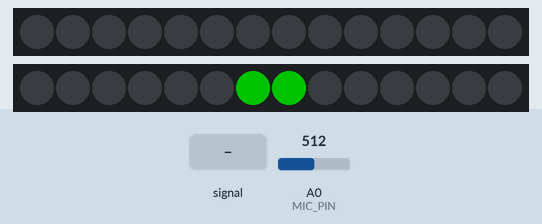
This sketch was run on a simulated Arduino Uno, built with avr-gcc and run on an emulated ATmega328P. Shown: 2 × 14 RGB LEDs in strip order, left to right. The test bench sets the inputs (shaded band); at power-on: A0 (MIC_PIN) = 512. Dim RGB values are drawn brighter than linear.

Above: at 1.2 s.
1.3 s: A0 (MIC_PIN) fed a 200 Hz sine of ±460 counts around its level
At 2.2 s:
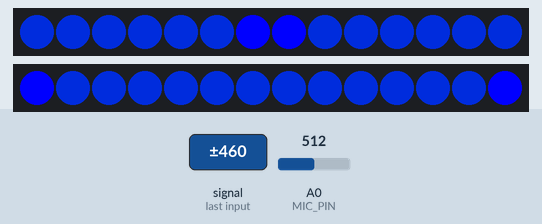
3.4 s: A0 (MIC_PIN) set to 716
At 4.2 s:
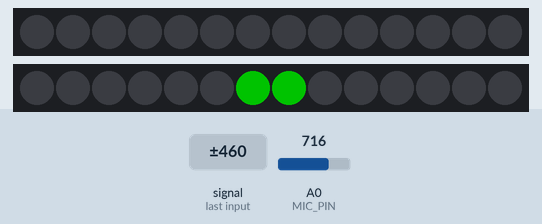
5.1 s: A0 (MIC_PIN) fed a 50 Hz sine of ±306 counts around its level
At 5.26 s:
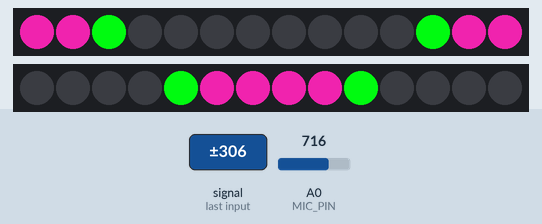
8.1 s: A0 (MIC_PIN) fed a 200 Hz sine of ±81 counts around its level
At 9.9 s:
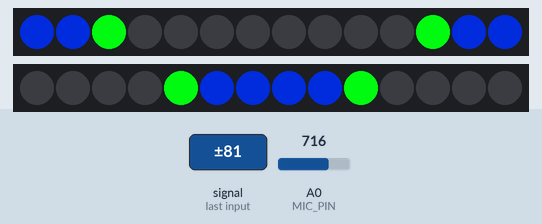
10.9 s: A0 (MIC_PIN) fed a 200 Hz sine of ±255 counts around its level
At 11.7 s:
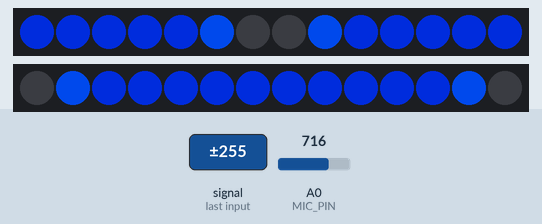
13.3 s: A0 (MIC_PIN) set to 900
At 61.2 s:
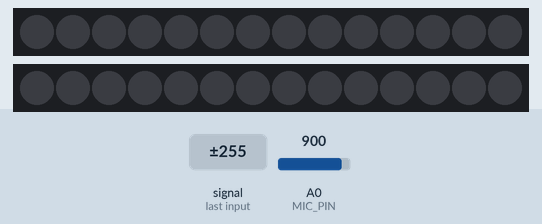
Timing chart, 0 to 61.5 s (numbered marks = the images above; inputs shaded):
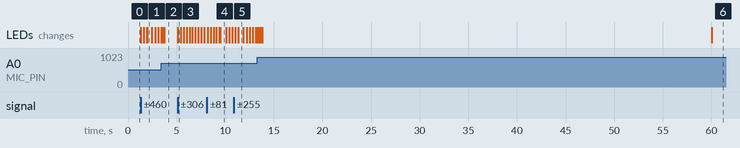

The sketch:

Equa.ino
```cpp
// (licence header left out)
#include <Adafruit_NeoPixel.h>
#include <math.h>

#define N_PIXELS  14 // Number of pixels in strand
#define MIC_PIN   A0  // Microphone is attached to this analog pin
#define LED_PIN1    6  // NeoPixel LED strand is connected to this pin
#define LED_PIN2    9
#define SAMPLE_WINDOW   5  // Sample window for average level
#define MODE_WINDOWS 60000
#define PEAK_HANG 25 //Time of pause before peak dot falls
#define PEAK_FALL 7 //Rate of falling peak dot
#define INPUT_FLOOR 20 //Lower range of analogRead input
#define INPUT_CEILING 800 //Max range of analogRead input, the lower the value the more sensitive (1023 = max)


byte peak = 14;      // Peak level of column; used for falling dots
unsigned int sample;
unsigned int col;
unsigned mode;
unsigned long startMode;
int j =1;
unsigned int jrainbow=1;

byte dotCount = 0;  //Frame counter for peak dot
byte dotHangCount = 0; //Frame counter for holding peak dot

Adafruit_NeoPixel strip1 = Adafruit_NeoPixel(N_PIXELS, LED_PIN1, NEO_GRB + NEO_KHZ800);
Adafruit_NeoPixel strip2 = Adafruit_NeoPixel(N_PIXELS, LED_PIN2, NEO_GRB + NEO_KHZ800);

void setup()
{
  // This is only needed on 5V Arduinos (Uno, Leonardo, etc.).
  // Connect 3.3V to mic AND TO AREF ON ARDUINO and enable this
  // line.  Audio samples are 'cleaner' at 3.3V.
  // COMMENT OUT THIS LINE FOR 3.3V ARDUINOS (FLORA, ETC.):
  //  analogReference(EXTERNAL);
  col=0;
  mode = 0;
  startMode=millis();
  // Serial.begin(9600);
  strip1.begin();
  strip2.begin();
  strip1.show(); // Initialize all pixels to 'off'
  strip2.show();
}

void loop()
{
  unsigned long startMillis= millis();  // Start of sample window


  float peakToPeak = 0;   // peak-to-peak level

  unsigned int signalMax = 0;
  unsigned int signalMin = 1023;
  unsigned int c, y;


 if(millis()-startMode>MODE_WINDOWS)
 {
   mode++;
   if (mode>=3)
     mode =0;
    startMode=millis();
   }


  // collect data for length of sample window (in mS)
  while (millis() - startMillis < SAMPLE_WINDOW)
  {
    sample = analogRead(MIC_PIN);
    if (sample < 1024)  // toss out spurious readings
    {
      if (sample > signalMax)
      {
        signalMax = sample;  // save just the max levels
      }
      else if (sample < signalMin)
      {
        signalMin = sample;  // save just the min levels
      }
    }
  }
  peakToPeak = signalMax - signalMin;  // max - min = peak-peak amplitude

  // Serial.println(peakToPeak);


  //Fill the strip with rainbow gradient
  for (int i=0;i<=(strip1.numPixels()/2)-1;i++){
    setPixelColorSym(i,Wheel(col),30,150);
  }
  col++;
  if(col>255){col=0;}
  //Scale the input logarithmically instead of linearly
  c = fscale(INPUT_FLOOR, INPUT_CEILING, strip1.numPixels()/2, 0, peakToPeak, 2);


  if(c < peak) {
    peak = c;        // Keep dot on top
    dotHangCount = 0;    // make the dot hang before falling
  }

  /*if (jrainbow>10||jrainbow<=0){j=-j;}
  jrainbow=jrainbow+j;*/
  if (c <= strip1.numPixels()/2) { // Fill partial column with off pixels
   drawLine(strip1.numPixels()/2, (strip1.numPixels()/2)-c,0,0,0);//Wheel(jrainbow));
  }


  // Set the peak dot to match the rainbow gradient
  y = (strip1.numPixels()/2) - peak;

  setPixelColorSym(y - 1, Wheel(map(y, 0, (strip1.numPixels() / 2) - 1, 30, 150)));

  strip1.show();
  strip2.show();

  // Frame based peak dot animation
  if(dotHangCount > PEAK_HANG) { //Peak pause length
    if(++dotCount >= PEAK_FALL) { //Fall rate
      peak++;
      dotCount = 0;
    }
  }
  else {
    dotHangCount++;
  }
}

//Used to draw a line between two points of a given color
void drawLine(uint8_t from, uint8_t to, uint32_t c1,uint32_t c2,uint32_t c3) {
  uint8_t fromTemp;
  if (from > to) {
    fromTemp = from;
    from = to;
    to = fromTemp;
  }
  for(int i=from; i<=to; i++){
    setPixelColorSym(i, c1,c2,c3);
  }
}

void drawLine(uint8_t from, uint8_t to, uint32_t c) {
  uint8_t fromTemp;
  if (from > to) {
    fromTemp = from;
    from = to;
    to = fromTemp;
  }
  for(int i=from; i<=to; i++){
    setPixelColorSym(i, c);
  }
}


float fscale( float originalMin, float originalMax, float newBegin, float
newEnd, float inputValue, float curve){

  float OriginalRange = 0;
  float NewRange = 0;
  float zeroRefCurVal = 0;
  float normalizedCurVal = 0;
  float rangedValue = 0;
  boolean invFlag = 0;


  // condition curve parameter
  // limit range

  if (curve > 10) curve = 10;
  if (curve < -10) curve = -10;

  curve = (curve * -.1) ; // - invert and scale - this seems more intuitive - postive numbers give more weight to high end on output
  curve = pow(10, curve); // convert linear scale into lograthimic exponent for other pow function

  /*
   Serial.println(curve * 100, DEC);   // multply by 100 to preserve resolution
   Serial.println();
   */

  // Check for out of range inputValues
  if (inputValue < originalMin) {
    inputValue = originalMin;
  }
  if (inputValue > originalMax) {
    inputValue = originalMax;
  }

  // Zero Refference the values
  OriginalRange = originalMax - originalMin;

  if (newEnd > newBegin){
    NewRange = newEnd - newBegin;
  }
  else
  {
    NewRange = newBegin - newEnd;
    invFlag = 1;
  }

  zeroRefCurVal = inputValue - originalMin;
  normalizedCurVal  =  zeroRefCurVal / OriginalRange;   // normalize to 0 - 1 float

  // Check for originalMin > originalMax  - the math for all other cases i.e. negative numbers seems to work out fine
  if (originalMin > originalMax ) {
    return 0;
  }

  if (invFlag == 0){
    rangedValue =  (pow(normalizedCurVal, curve) * NewRange) + newBegin;

  }
  else     // invert the ranges
  {
    rangedValue =  newBegin - (pow(normalizedCurVal, curve) * NewRange);
  }

  return rangedValue;
}

//Div the strip symetric


void setPixelColorSym(int i,unsigned int c)
{
	if (mode == 0){
		strip1.setPixelColor(i, c);
		strip2.setPixelColor((strip1.numPixels() / 2) - 1 - i, c);
		strip1.setPixelColor((strip1.numPixels() - i - 1), c);
		strip2.setPixelColor((strip1.numPixels() / 2) + i, c);
	}
	else if (mode == 1)
	{
		strip1.setPixelColor(i, c);
		strip2.setPixelColor(i, c);
		strip1.setPixelColor((strip1.numPixels() - i - 1), c);
		strip2.setPixelColor((strip1.numPixels() - i - 1), c);
	}
	else if (mode == 2)
	{
		strip1.setPixelColor((strip1.numPixels() / 2) - 1 - i, c);
		strip2.setPixelColor((strip1.numPixels() / 2) - 1 - i, c);
		strip1.setPixelColor((strip1.numPixels() / 2) + i, c);
		strip2.setPixelColor((strip1.numPixels() / 2) + i, c);
	}
}
void setPixelColorSym(int i,unsigned int c1,unsigned int c2,unsigned int c3)
{
	if (mode == 0)
	{
		strip1.setPixelColor(i, c1, c2, c3);
		strip2.setPixelColor((strip1.numPixels() / 2) - 1 - i, c1, c2, c3);
		strip1.setPixelColor((strip1.numPixels() - i - 1), c1, c2, c3);
		strip2.setPixelColor((strip1.numPixels() / 2) + i, c1, c2, c3);
	}
	else if (mode == 1)
	{
		strip1.setPixelColor(i, c1, c2, c3);
		strip2.setPixelColor(i, c1, c2, c3);
		strip1.setPixelColor((strip1.numPixels() - i - 1), c1, c2, c3);
		strip2.setPixelColor((strip1.numPixels() - i - 1), c1, c2, c3);
	}
	else if (mode == 2)
	{
		strip1.setPixelColor((strip1.numPixels() / 2) - 1 - i, c1, c2, c3);
		strip2.setPixelColor((strip1.numPixels() / 2) - 1 - i, c1, c2, c3);
		strip1.setPixelColor((strip1.numPixels() / 2) + i, c1, c2, c3);
		strip2.setPixelColor((strip1.numPixels() / 2) + i, c1, c2, c3);
	}
}


// Input a value 0 to 255 to get a color value.
// The colours are a transition r - g - b - back to r.
uint32_t Wheel(byte WheelPos) {
  WheelPos = 255 - WheelPos;
  if(WheelPos < 85) {
   return strip1.Color(255 - WheelPos * 3, 0, WheelPos * 3);
  } else if(WheelPos < 170) {
    WheelPos -= 85;
   return strip1.Color(0, WheelPos * 3, 255 - WheelPos * 3);
  } else {
   WheelPos -= 170;
   return strip1.Color(WheelPos * 3, 255 - WheelPos * 3, 0);
  }
}
```

Measured:
- after the input at 1.3 s, the LEDs: first change at once (image 1 shows a later state)
- after the input at 3.4 s, the LEDs: first change at once (image 2 shows a later state)
- after the input at 5.1 s, the LEDs: change at once (image 3)
- after the input at 10.9 s, the LEDs: first change after 0.13 s (image 5 shows a later state)
- what the display in image 1 shows lasts 0.4 s, from 2.0 s to 2.4 s
